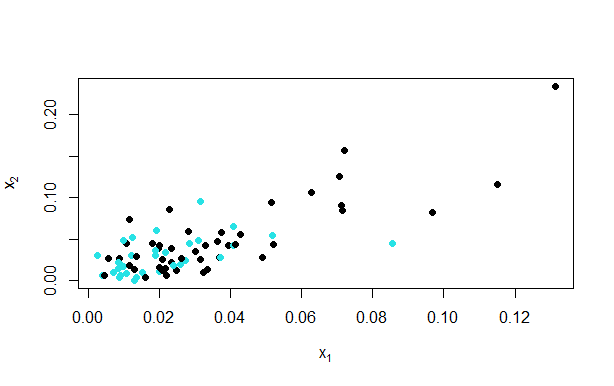

This figure's R source:
setwd("C:\\Users\\Hi\\Desktop\\dm_assignments\\questions\\DM Assignment4")
data <- read.csv("sonar_test.csv", header = FALSE)
x <- data[,1:2]
plot(x, pch=19, xlab = expression(x[1]), ylab = expression(x[2]))

fit <- kmeans(x, 2)
points(fit$centers, pch = 19, col = "blue", cex = 2)

library(class)
knnfit <- knn(fit$centers, x, as.factor(c(-1, 1)))
points(x, col = 6 + 4 * as.numeric(knnfit), pch = 19)

plot(x, pch=19, xlab=expression(x[1]), ylab=expression(x[2]))
y <- data[,61]
points(x, col=3 + 2 * y, pch=19)

errorrate <- 1-sum(knnfit==y)/length(y)
errorrate
